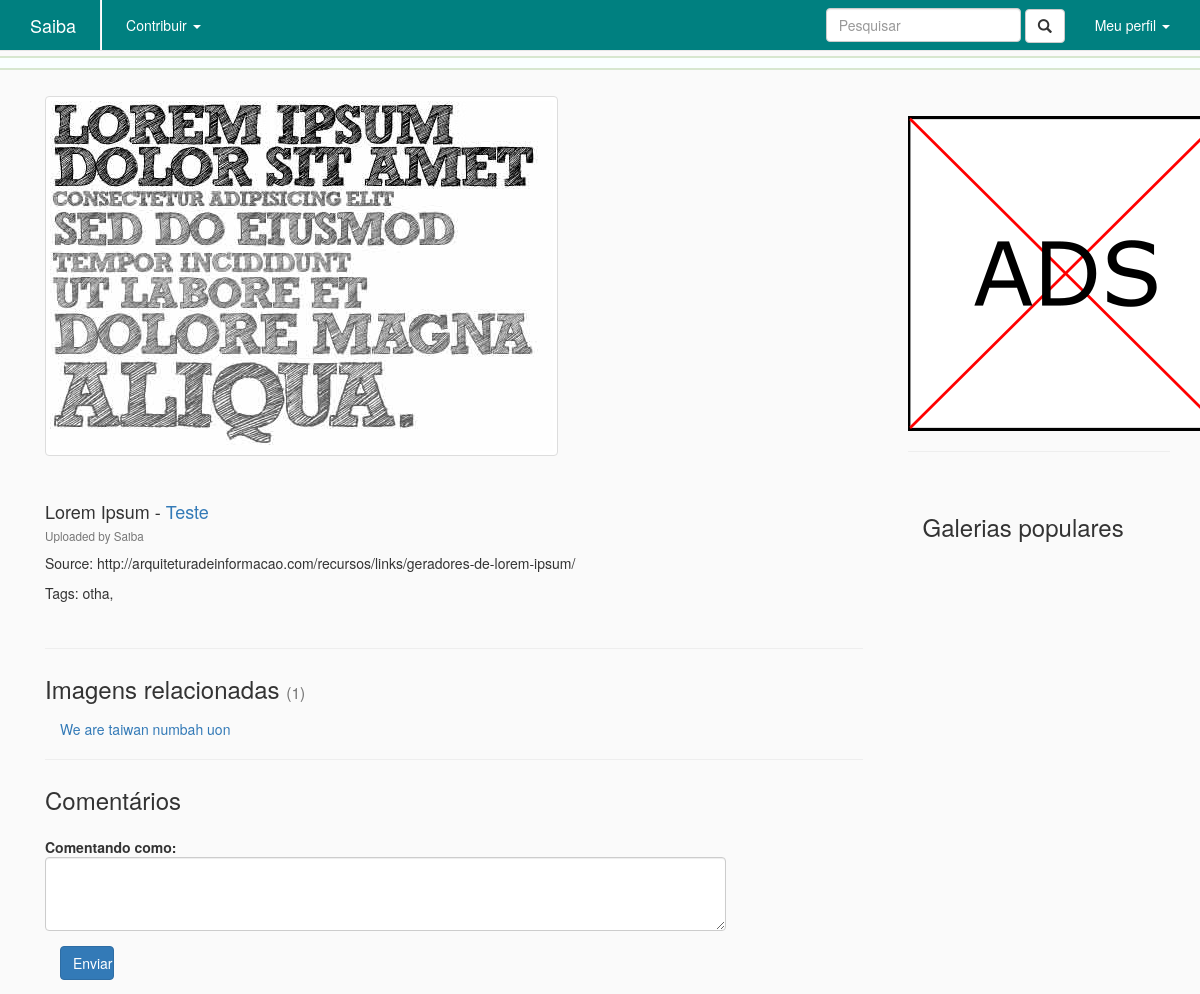
Page /galeria/imagem/1/ on the committed database.
### gallery/models.py (models this page shows, shortened)
class Image(models.Model):
    author      = models.ForeignKey(User, blank=True)
    title       = models.CharField(max_length=250)
    date        = models.DateTimeField(default=datetime.datetime.now, blank=True)
    date_origin = models.CharField(max_length=100, blank=True)
    source      = models.CharField(max_length=250)
    tags        = models.ManyToManyField('home.Tag', blank=True)
    entry       = models.ForeignKey(Entry, on_delete=models.CASCADE, related_name="images")
    hidden      = models.BooleanField(default=False)
    file        = models.ImageField(blank=True, upload_to='icon/')
    description = models.CharField(max_length=250, blank=True)
    state       = models.ForeignKey(State, on_delete=models.CASCADE, default=1)
    trending_points = models.IntegerField(default=0)

### entry/models.py (models this page shows, shortened)
class Entry(models.Model):
    author                  = models.ForeignKey(User, default=1)
    title                   = models.CharField(max_length=250)
    slug                    = models.SlugField(max_length=250, default="", blank=True)
    status                  = models.ForeignKey(Status, default=1)
    category                = models.ForeignKey(Category, default=1)
    type                    = models.CharField(max_length=100)
    date_origin             = models.CharField(max_length=100, blank=True)
    origin                  = models.CharField(max_length=100)
    additional_references   = models.CharField(max_length=100)
    icon                    = models.ImageField(blank=True, upload_to='icon/')
    hidden                  = models.BooleanField(default=False)
    images_locked           = models.BooleanField(default=False)
    videos_locked           = models.BooleanField(default=False)
    comments_locked         = models.BooleanField(default=False)
    tags                    = models.ManyToManyField('home.Tag', blank=True)
    trending_points         = models.IntegerField(default=0)
    editorship              = models.ManyToManyField('profile.Profile', blank=True)
    class Meta:
        verbose_name_plural = "entries"

### home/models.py (models this page shows, shortened)
class Tag(models.Model):
    label   = models.CharField(max_length=2500, blank=True)
    hidden  = models.BooleanField(default=False)

### gallery/views.py (the view)
# urls.py: url(r'^imagem/(?P<image_id>[0-9]+)/$', views.image_detail, name='image_detail'),
def image_detail(request, image_id):
    image = get_object_or_404(Image, pk=image_id)
    related_images = Image.objects.filter(hidden=False, tags__in=image.tags.all()).\
                        annotate(num_common_tags=Count('pk')).order_by('-num_common_tags').exclude(pk=image.pk)[:5]
    context = { 'image'         : image,
                'type'          : 'image',
                'id'            : image.pk,
                'related_images': related_images}
    return render(request, 'gallery/image.html', context)

### gallery/templates/gallery/image.html (shortened to what this page needs)
﻿{% extends 'home/base.html' %}
{% block body %}
    <section id="conteudo" class="container col-md-9">
        <img id="imagem" class='media-object img-thumbnail' src='{{ image.file.url }}'>
    </section>
    <section id="informacao" class="container media col-md-12">
        <h3>
            {{ image.title }} - <a href="{% url 'entry:detail' image.entry.slug %}">{{image.entry.title}}</a><br/>
            <small>Uploaded by {{ image.author.username }}</small>
        </h3>
        <p>Source: {{ image.source }}</p>
        <p>Tags: {% for tag in image.tags.all %} {{ tag.label }}, {% endfor %}</p>
    </section>
    <section id="relacionados" class="container media col-md-12"><hr/>
        <h2>Imagens relacionadas <small>({{ related_images|length }})</small></h2>
        {% for related_image in related_images %}
            <div class='inline-block col-md-4'>
                <a href="{% url 'gallery:image_detail' related_image.id %}">{{ related_image.title }}</a>
            </div>
        {% endfor %}
    </section>
    {% include "feedback/comment_section.html" %}
{% endblock %}

### home/static/home/style.css (style rules this page uses)
#conteudo img, #conteudo iframe, #conteudo twitterwidget { margin-left: auto; margin-right: auto; display: inline-block; }
h2 { font-size: 24px; line-height: 40px; }
h3 { font-size: 18px; line-height: 40px; }

### rows in the picture
Image: file (picture), title "Lorem Ipsum", entry "Teste", author.username "Saiba", source "http://arquiteturadeinformacao.com/recursos/links/geradores-de-lorem-ipsum/"
Tag: label "otha"
Image: title "We are taiwan numbah uon"

### other values in the picture
{{ related_images|length }} "1"
